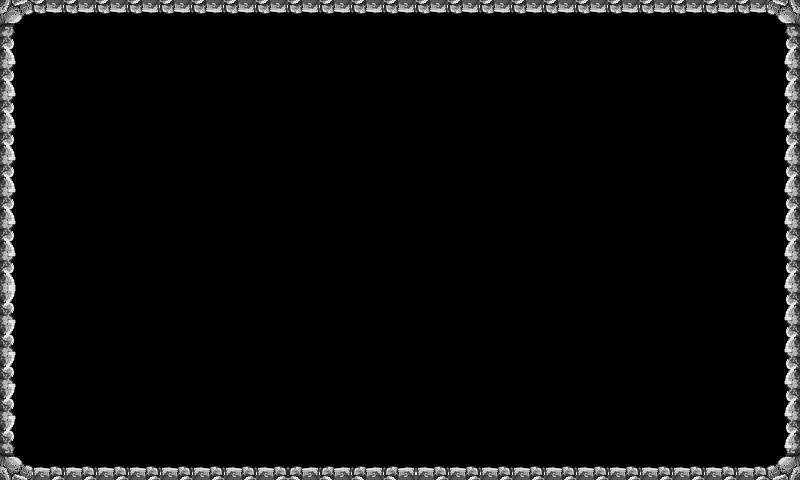

A level layout from a 2D game, rendered from its tile map. Below: a short description, then the map file with tile-grid data replaced by summaries:
An orthogonal 25x15 tile map with 32x32 px tiles, 1 tile layer (Capa de Patrones 1).

<map version="1.0" orientation="orthogonal" width="25" height="15" tilewidth="32" tileheight="32" backgroundcolor="#000000">
 <tileset firstgid="1" name="tileset_4" tilewidth="32" tileheight="32">
  <image source="tileset_4.png" width="512" height="320" />
 </tileset>
 <layer name="Capa de Patrones 1" width="25" height="15">
  <data>[375 cells, 76 non-empty, 10 distinct tile ids]</data>
 </layer>
 <objectgroup name="Capa de Objetos 1" width="25" height="15">
 </objectgroup>
</map>
